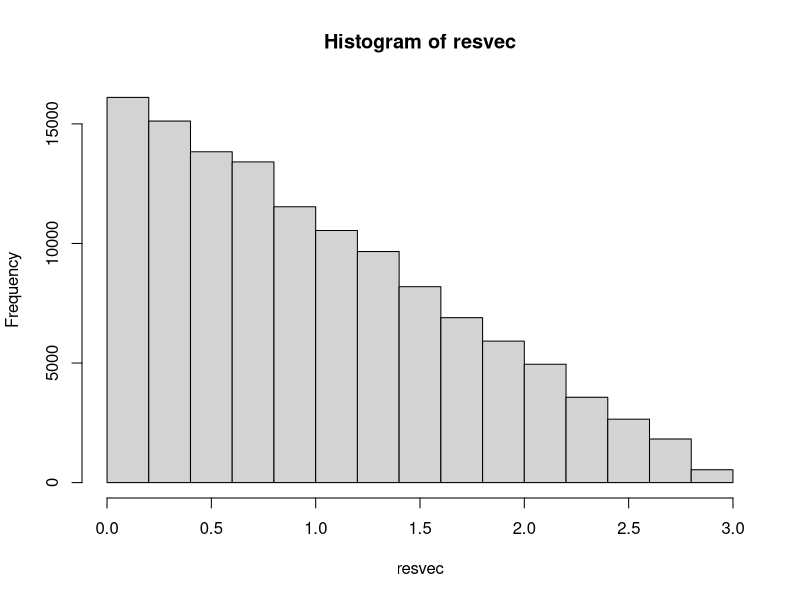

R code for this plot: (Note: this script raises an error after producing the figure.)
rm(list=ls())
n <- 500 #no. of points
numseq <- runif(n, min=3, max = 6) #sequence of numbers to work with
dist <- function(p1,p2){
  return(abs(p1 - p2))
} #The distance function

#Run the period function
resvec <- NULL
for (i in 1:(length(numseq)-1)) {
  for (j in (i+1):(length(numseq))) {
    a <- dist(numseq[i], numseq[j])
    if(is.na(a) == T){
      stop('you have NA values')
    }else{
      resvec <- c(resvec, a)
    }
  }
}
hist(resvec)
mean(resvec)

#plotting the points on the line
subplot(c(1,3))
hist(resvec)
abline(v=mean(resvec), col='blue')
hist(numseq)
y <- rep(1, times=length(numseq))
plot(numseq, y, col='blue', type = 'b')
